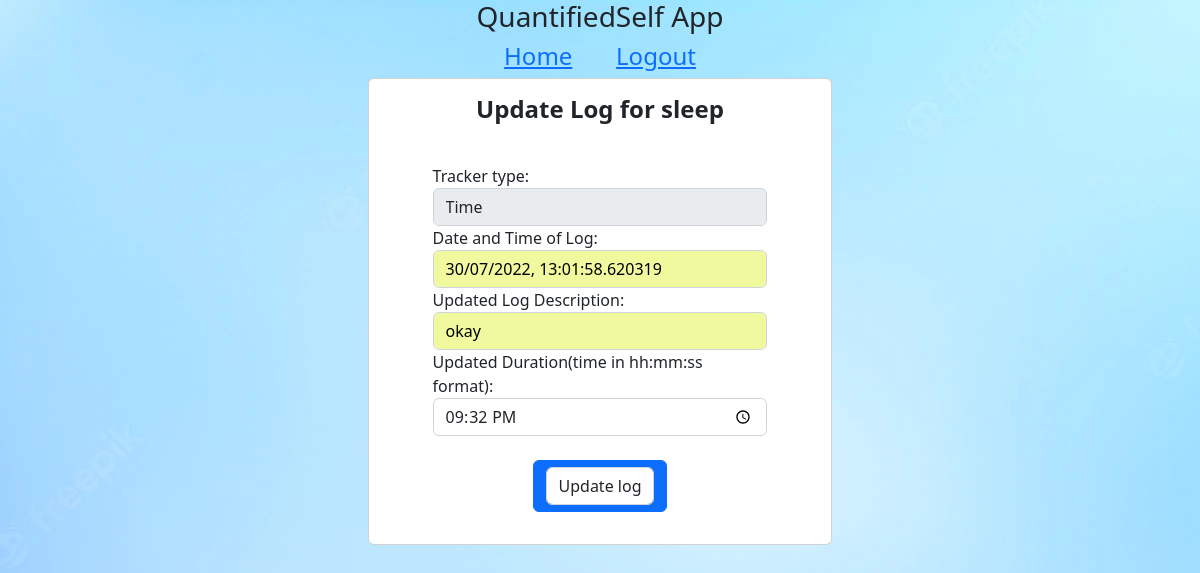
Page /log/4/update (signed in) on the committed database.
### database.py (models this page shows, shortened)
class Tracker(db.Model):
    user_id = db.Column(db.Integer,
                        db.ForeignKey('user.user_id'),
                        nullable=False)
    tracker_id = db.Column(db.Integer, primary_key=True, autoincrement=True)
    tracker_name = db.Column(db.String, nullable=False)
    description_tracker = db.Column(db.String, nullable=False)
    type = db.Column(db.String, nullable=False)
    logs = db.relationship("Log", cascade="all", backref="tracker")

class Log(db.Model):
    tracker_id = db.Column(db.Integer,
                           db.ForeignKey("tracker.tracker_id"),
                           nullable=False)
    log_id = db.Column(db.Integer, primary_key=True, autoincrement=True)
    log = db.Column(db.String, nullable=False)
    date_time = db.Column(db.DateTime, nullable=False)
    log_description = db.Column(db.String, nullable=False)

### main.py (the view, shortened to what this page needs)
@app.route('/log/<int:log_id>/update', methods=['GET', 'POST'])
@login_required
def update_log(log_id):
    lot = db.session.query(Log.log_id).all()
    if (log_id, ) not in lot:
        return error_page("No such log")
    l = Log.query.get(log_id)
    return render_template('log_update.html', log=l, datetime=datetime)

### main.py (called while the page is built)
@login_manager.user_loader
def load_user(user_id):
    return User.query.get(user_id)

### templates/log_update.html (shortened to what this page needs)
<html>
  <head>
    <link href="https://cdn.jsdelivr.net/npm/bootstrap@5.2.0/dist/css/bootstrap.min.css" rel="stylesheet">
    <link rel="stylesheet" href="/static/main.css">
  </head>
  <body>
    <center><h3> QuantifiedSelf App</h3></center>
    <div class="h4 col-15 d-flex justify-content-center">
            <a href="/home">Home</a>&nbsp;&nbsp;&nbsp;&nbsp;&nbsp;&nbsp;&nbsp;
            <a href="/logout">Logout</a></div>
    <div class="container mt-14 mb-14 d-flex justify-content-center">
        <div class="card px-5 py-10">
        <div class="card-body">
        <form class="well form-horizontal" action="/log/{{log.log_id}}/update" method="post">
             <center><h4 class="card-title mb-3"><b>Update Log for {{log.tracker.tracker_name}}</b></h4></center><br>
          <div class="row">
                <div class="col-sm-15">
                    <div class="form-group">
          <label for="type" class="col-md-10 control-label">Tracker type:</label>
                      <div class="input-group">
          <input name="type" class="form-control" value="{{log.tracker.type}}" disabled></div>
      </div></div></div>
          <div class="row">
                <div class="col-sm-12">
                    <div class="form-group">
          <label for="dateandtime" class="col-md-10 control-label">Date and Time of Log:</label>
                      <div class="input-group">
          <input type="text" name="dateandtime"class="form-control" value="{{log.date_time.strftime('%d/%m/%Y, %H:%M:%S.%f')}}"></div>
      </div></div></div>
          <div class="row">
                <div class="col-sm-12">
                    <div class="form-group">
          <label for="desc" class="col-md-10 control-label">Updated Log Description:</label>
                      <div class="input-group">
          <input type="text" class="form-control" name="desc" value={{log.log_description}}>
                        </div>
      </div></div></div>
          <div class="row">
                <div class="col-sm-12">
                    <div class="form-group">
          {% if log.tracker.type=='Text' %}
          <label for="typelog" class="col-md-10 control-label">Enter updated text value:</label>
                      <div class="input-group">
          <input type="text" class="form-control" name="typelog" value="{{log.log}}" required></div>
          {% elif log.tracker.type=='Number' %}
          <label for="typelog" class="col-md-10 control-label">Enter updated numeric value:</label>
                      <div class="input-group">
          <input class="form-control" type="number" name="typelog" value="{{log.log}}" required></div>
          {% elif log.tracker.type=='Time' %}
          <label for="typelog" class="col-md-10 control-label">Updated Duration(time in hh:mm:ss format):</label>
                      <div class="input-group">
          <input class="form-control" type="time" name="typelog" value="{{log.log}}" required></div>
          {% endif %}
          </div></div></div><br><center><div class="btn btn-primary">
          <button type="submit" class="form-control">Update log</button></div></center>
        </form>
  </body>
</html>

### static/main.css (style rules this page uses)
body { background-image:url("background.jpg"); }
input[type=text] { background-color: #F1F99E; color: black; }

### rows in the picture
Tracker: tracker.tracker_name "sleep", type "Time"
Log: dateandtime "30/07/2022, 13:01:58.620319", desc "okay", typelog "21:32"
